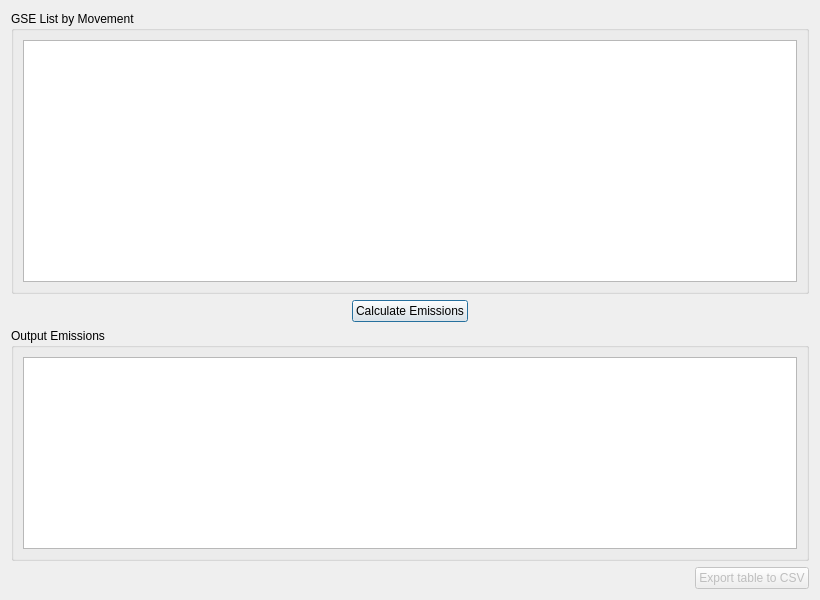
<?xml version="1.0" encoding="UTF-8"?>
<ui version="4.0">
 <class>EmissionsDialog</class>
 <widget class="QDialog" name="EmissionsDialog">
  <property name="geometry">
   <rect>
    <x>0</x>
    <y>0</y>
    <width>820</width>
    <height>600</height>
   </rect>
  </property>
  <property name="windowTitle">
   <string>Emissions Calculator</string>
  </property>
  <property name="windowIcon">
   <iconset resource="GSE_resource.qrc">
    <normaloff>:/icons/icons/calculator.png</normaloff>:/icons/icons/calculator.png</iconset>
  </property>
  <property name="modal">
   <bool>true</bool>
  </property>
  <layout class="QVBoxLayout" name="verticalLayout">
   <item>
    <widget class="QGroupBox" name="groupBox">
     <property name="sizePolicy">
      <sizepolicy hsizetype="Preferred" vsizetype="Expanding">
       <horstretch>0</horstretch>
       <verstretch>0</verstretch>
      </sizepolicy>
     </property>
     <property name="title">
      <string>GSE List by Movement</string>
     </property>
     <layout class="QVBoxLayout" name="verticalLayout_2">
      <item>
       <widget class="QTableWidget" name="tableWidgetMovements">
        <property name="sizePolicy">
         <sizepolicy hsizetype="Expanding" vsizetype="Expanding">
          <horstretch>0</horstretch>
          <verstretch>0</verstretch>
         </sizepolicy>
        </property>
        <property name="layoutDirection">
         <enum>Qt::LeftToRight</enum>
        </property>
        <property name="editTriggers">
         <set>QAbstractItemView::NoEditTriggers</set>
        </property>
        <property name="selectionBehavior">
         <enum>QAbstractItemView::SelectRows</enum>
        </property>
        <attribute name="horizontalHeaderVisible">
         <bool>true</bool>
        </attribute>
        <attribute name="verticalHeaderVisible">
         <bool>false</bool>
        </attribute>
        <attribute name="verticalHeaderDefaultSectionSize">
         <number>19</number>
        </attribute>
       </widget>
      </item>
     </layout>
    </widget>
   </item>
   <item>
    <layout class="QHBoxLayout" name="horizontalLayout">
     <item>
      <spacer name="horizontalSpacer">
       <property name="orientation">
        <enum>Qt::Horizontal</enum>
       </property>
       <property name="sizeHint" stdset="0">
        <size>
         <width>40</width>
         <height>20</height>
        </size>
       </property>
      </spacer>
     </item>
     <item>
      <widget class="QPushButton" name="pushButtonCalculate_Emissions">
       <property name="text">
        <string>Calculate Emissions</string>
       </property>
      </widget>
     </item>
     <item>
      <spacer name="horizontalSpacer_2">
       <property name="orientation">
        <enum>Qt::Horizontal</enum>
       </property>
       <property name="sizeHint" stdset="0">
        <size>
         <width>40</width>
         <height>20</height>
        </size>
       </property>
      </spacer>
     </item>
    </layout>
   </item>
   <item>
    <widget class="QGroupBox" name="groupBox_2">
     <property name="sizePolicy">
      <sizepolicy hsizetype="Preferred" vsizetype="Minimum">
       <horstretch>0</horstretch>
       <verstretch>0</verstretch>
      </sizepolicy>
     </property>
     <property name="title">
      <string>Output Emissions</string>
     </property>
     <layout class="QVBoxLayout" name="verticalLayout_3">
      <item>
       <widget class="QTableWidget" name="tableWidgetOutput">
        <property name="sizePolicy">
         <sizepolicy hsizetype="Expanding" vsizetype="Minimum">
          <horstretch>0</horstretch>
          <verstretch>0</verstretch>
         </sizepolicy>
        </property>
        <property name="layoutDirection">
         <enum>Qt::LeftToRight</enum>
        </property>
        <property name="editTriggers">
         <set>QAbstractItemView::NoEditTriggers</set>
        </property>
        <property name="selectionBehavior">
         <enum>QAbstractItemView::SelectRows</enum>
        </property>
        <attribute name="horizontalHeaderVisible">
         <bool>true</bool>
        </attribute>
        <attribute name="verticalHeaderVisible">
         <bool>false</bool>
        </attribute>
        <attribute name="verticalHeaderDefaultSectionSize">
         <number>19</number>
        </attribute>
       </widget>
      </item>
     </layout>
    </widget>
   </item>
   <item>
    <layout class="QHBoxLayout" name="horizontalLayout_2">
     <item>
      <spacer name="horizontalSpacer_3">
       <property name="orientation">
        <enum>Qt::Horizontal</enum>
       </property>
       <property name="sizeHint" stdset="0">
        <size>
         <width>40</width>
         <height>20</height>
        </size>
       </property>
      </spacer>
     </item>
     <item>
      <widget class="QPushButton" name="pushButtonExport_Table">
       <property name="enabled">
        <bool>false</bool>
       </property>
       <property name="text">
        <string>Export table to CSV</string>
       </property>
      </widget>
     </item>
    </layout>
   </item>
  </layout>
 </widget>
 <resources>
  <include location="GSE_resource.qrc"/>
 </resources>
 <connections/>
</ui>
